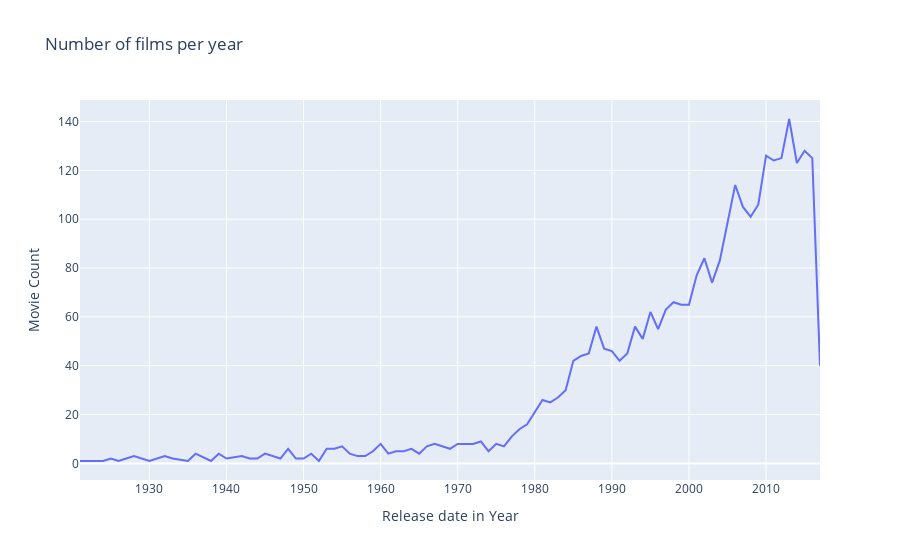

Write notebook code for a chart like this one.
### Code cell
# Count no.of films released per year and sort the years in ascending order
# Do this for both Train and Test Sets
d1 = df['release_date_year'].value_counts().sort_index()


# x values are years, and y values are movie counts, name=legend
data = go.Scatter(x=d1.index, y=d1.values, name='movies data')

layout = go.Layout(title = "Number of films per year", xaxis_title = 'Release date in Year',yaxis_title = 'Movie Count')
py.iplot(dict(data=data, layout=layout))

### Figure 1 — Plotly figure (JSON) as saved in the notebook; plotly's stock layout.template omitted (floating-point values rounded to 4 significant figures)
{"data": [{"name": "movies data", "type": "scatter", "x": [1921, 1924, 1925, 1926, 1927, 1928, 1930, 1931, 1932, 1933, 1935, 1936, 1938, 1939, 1940, 1942, 1943, 1944, 1945, 1947, 1948, 1949, 1950, 1951, 1952, 1953, 1954, 1955, 1956, 1957, 1958, 1959, 1960, 1961, 1962, 1963, 1964, 1965, 1966, 1967, 1968, 1969, 1970, 1971, 1972, 1973, 1974, 1975, 1976, 1977, 1978, 1979, 1980, 1981, 1982, 1983, 1984, 1985, 1986, 1987, 1988, 1989, 1990, 1991, 1992, 1993, 1994, 1995, 1996, 1997, 1998, 1999, 2000, 2001, 2002, 2003, 2004, 2005, 2006, 2007, 2008, 2009, 2010, 2011, 2012, 2013, 2014, 2015, 2016, 2017], "y": [1, 1, 2, 1, 2, 3, 1, 2, 3, 2, 1, 4, 1, 4, 2, 3, 2, 2, 4, 2, 6, 2, 2, 4, 1, 6, 6, 7, 4, 3, 3, 5, 8, 4, 5, 5, 6, 4, 7, 8, 7, 6, 8, 8, 8, 9, 5, 8, 7, 11, 14, 16, 21, 26, 25, 27, 30, 42, 44, 45, 56, 47, 46, 42, 45, 56, 51, 62, 55, 63, 66, 65, 65, 77, 84, 74, 83, 99, 114, 105, 101, 106, 126, 124, 125, 141, 123, 128, 125, 40]}], "layout": {"title": {"text": "Number of films per year"}, "xaxis": {"title": {"text": "Release date in Year"}}, "yaxis": {"title": {"text": "Movie Count"}}}}
